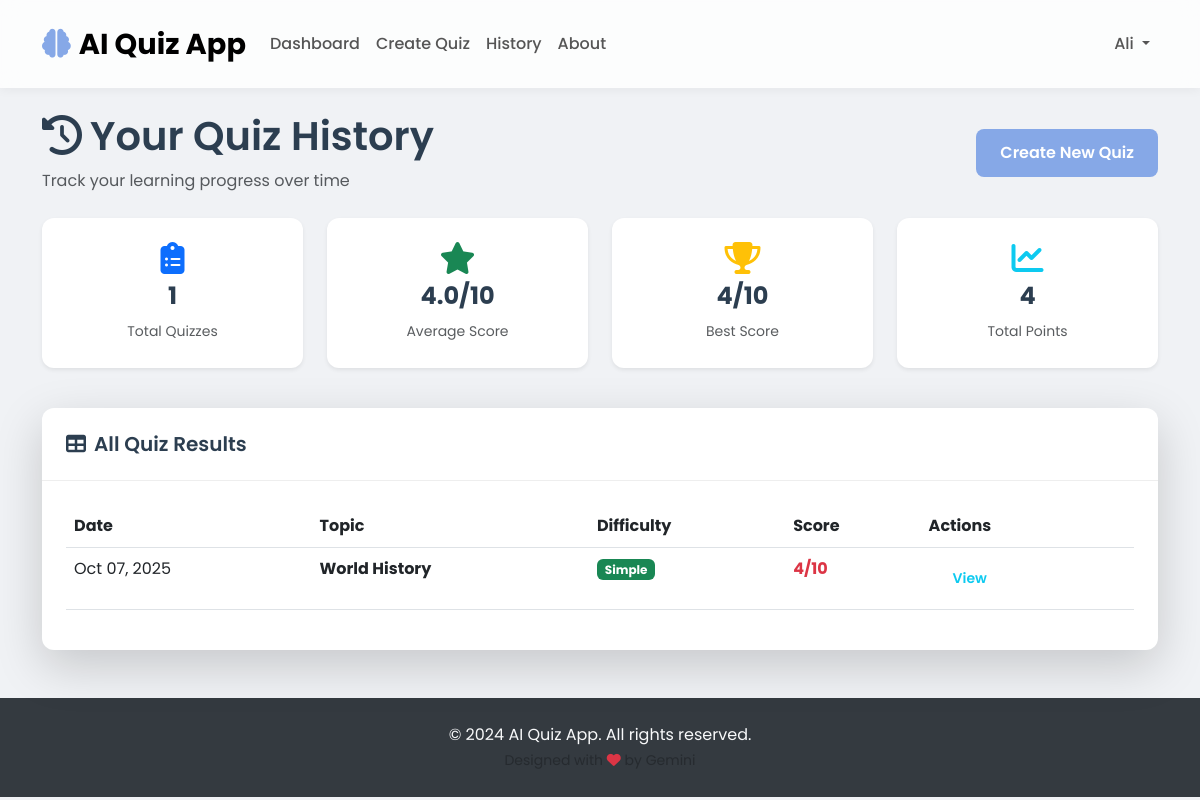
Screenshot of /quiz/history (signed in) with the database file from the repository.
### models.py (models this page shows, shortened)
class User(UserMixin, db.Model):
    __tablename__ = 'users'
    id = db.Column(db.Integer, primary_key=True)
    username = db.Column(db.String(80), unique=True, nullable=False)
    email = db.Column(db.String(120), unique=True, nullable=False)
    password_hash = db.Column(db.String(255), nullable=False)
    created_at = db.Column(db.DateTime, default=datetime.utcnow)
    results = db.relationship('QuizResult', backref='user', lazy=True)

class QuizResult(db.Model):
    __tablename__ = 'quiz_results'
    id = db.Column(db.Integer, primary_key=True)
    user_id = db.Column(db.Integer, db.ForeignKey('users.id'), nullable=False)
    quiz_id = db.Column(db.Integer, db.ForeignKey('quizzes.id'), nullable=False)
    score = db.Column(db.Integer, nullable=False)
    user_answers = db.Column(db.JSON, nullable=False)  # Store user's answers as JSON
    taken_at = db.Column(db.DateTime, default=datetime.utcnow)

class Quiz(db.Model):
    __tablename__ = 'quizzes'
    id = db.Column(db.Integer, primary_key=True)
    topic = db.Column(db.String(200), nullable=False)
    difficulty = db.Column(db.Enum('simple', 'medium', 'hard'), nullable=False)
    created_at = db.Column(db.DateTime, default=datetime.utcnow)
    questions = db.relationship('Question', backref='quiz', lazy=True, cascade='all, delete-orphan')
    results = db.relationship('QuizResult', backref='quiz', lazy=True)

### routes/quiz.py (the view)
@quiz_bp.route('/history')
@login_required
def quiz_history():
    results = QuizResult.query.filter_by(user_id=current_user.id)\
                             .order_by(QuizResult.taken_at.desc()).all()
    return render_template('quiz/history.html', results=results)

### templates/quiz/history.html (shortened to what this page needs)
{% extends "base.html" %}
{% block content %}
<div class="row">
    <div class="col-12">
        <div class="d-flex justify-content-between align-items-center mb-4 fade-in-up">
            <div>
                <h1><i class="fas fa-history me-2"></i>Your Quiz History</h1>
                <p class="text-muted mb-0">Track your learning progress over time</p>
            </div>
            <a href="{{ url_for('quiz.create_quiz') }}" class="btn btn-primary">Create New Quiz</a>
        </div>
    </div>
</div>
{% if results %}
    <div class="row mb-4">
        <div class="col-md-3 mb-3 fade-in-up">
            <div class="card border-0 shadow-sm h-100">
                <div class="card-body text-center">
                    <i class="fas fa-clipboard-list fa-2x text-primary mb-2"></i>
                    <h4 class="fw-bold">{{ results|length }}</h4>
                    <small class="text-muted">Total Quizzes</small>
                </div>
            </div>
        </div>
        <div class="col-md-3 mb-3 fade-in-up">
            <div class="card border-0 shadow-sm h-100">
                <div class="card-body text-center">
                    <i class="fas fa-star fa-2x text-success mb-2"></i>
                    <h4 class="fw-bold">{{ (results|map(attribute='score')|sum / results|length)|round(1) }}/10</h4>
                    <small class="text-muted">Average Score</small>
                </div>
            </div>
        </div>
        <div class="col-md-3 mb-3 fade-in-up">
            <div class="card border-0 shadow-sm h-100">
                <div class="card-body text-center">
                    <i class="fas fa-trophy fa-2x text-warning mb-2"></i>
                    <h4 class="fw-bold">{{ results|map(attribute='score')|max }}/10</h4>
                    <small class="text-muted">Best Score</small>
                </div>
            </div>
        </div>
        <div class="col-md-3 mb-3 fade-in-up">
            <div class="card border-0 shadow-sm h-100">
                <div class="card-body text-center">
                    <i class="fas fa-chart-line fa-2x text-info mb-2"></i>
                    <h4 class="fw-bold">{{ results|map(attribute='score')|sum }}</h4>
                    <small class="text-muted">Total Points</small>
                </div>
            </div>
        </div>
    </div>
    <div class="card border-0 shadow-lg fade-in-up">
        <div class="card-header bg-transparent">
            <h5 class="mb-0"><i class="fas fa-table me-2"></i>All Quiz Results</h5>
        </div>
        <div class="card-body">
            <div class="table-responsive">
                <table class="table table-hover">
                    <thead>
                        <tr>
                            <th>Date</th>
                            <th>Topic</th>
                            <th>Difficulty</th>
                            <th>Score</th>
                            <th>Actions</th>
                        </tr>
                    </thead>
                    <tbody>
                        {% for result in results %}
                        <tr>
                            <td>{{ result.taken_at.strftime('%b %d, %Y') }}</td>
                            <td><strong>{{ result.quiz.topic }}</strong></td>
                            <td>
                                <span class="badge bg-{{ 'success' if result.quiz.difficulty == 'simple' else 'warning' if result.quiz.difficulty == 'medium' else 'danger' }}">
                                    {{ result.quiz.difficulty.title() }}
                                </span>
                            </td>
                            <td>
                                <strong class="text-{{ 'success' if result.score >= 7 else 'warning' if result.score >= 5 else 'danger' }}">
                                    {{ result.score }}/10
                                </strong>
                            </td>
                            <td>
                                <a href="{{ url_for('quiz.view_results', result_id=result.id) }}" class="btn btn-sm btn-outline-info">View</a>
                            </td>
                        </tr>
                        {% endfor %}
                    </tbody>
                </table>
            </div>
        </div>
    </div>
{% endif %}
{% endblock %}

### templates/base.html (shortened to what this page needs)
<!DOCTYPE html>
<html lang="en">
<head>
    <link href="https://cdn.jsdelivr.net/npm/bootstrap@5.3.0/dist/css/bootstrap.min.css" rel="stylesheet">
    <link href="https://cdnjs.cloudflare.com/ajax/libs/font-awesome/6.4.0/css/all.min.css" rel="stylesheet">
    <link href="{{ url_for('static', filename='css/modern.css') }}" rel="stylesheet">
</head>
<body>
    <nav class="navbar navbar-expand-lg navbar-light">
        <div class="container">
            <a class="navbar-brand" href="{{ url_for('main.index') }}">
                <i class="fas fa-brain me-2"></i>AI Quiz App
            </a>
            <div class="collapse navbar-collapse" id="navbarNav">
                <ul class="navbar-nav me-auto">
                    {% if current_user.is_authenticated %}
                        <li class="nav-item">
                            <a class="nav-link" href="{{ url_for('main.dashboard') }}">Dashboard</a>
                        </li>
                        <li class="nav-item">
                            <a class="nav-link" href="{{ url_for('quiz.create_quiz') }}">Create Quiz</a>
                        </li>
                        <li class="nav-item">
                            <a class="nav-link" href="{{ url_for('quiz.quiz_history') }}">History</a>
                        </li>
                    {% endif %}
                    <li class="nav-item">
                        <a class="nav-link" href="{{ url_for('main.about') }}">About</a>
                    </li>
                </ul>
                <ul class="navbar-nav">
                    {% if current_user.is_authenticated %}
                        <li class="nav-item dropdown">
                            <a class="nav-link dropdown-toggle" href="#" id="navbarDropdown" role="button" data-bs-toggle="dropdown">
                                {{ current_user.username }}
                            </a>
                        </li>
                    {% endif %}
                </ul>
            </div>
        </div>
    </nav>
    <main class="container my-4">
        {% block content %}{% endblock %}
    </main>
    <footer class="py-4 mt-5">
        <div class="container text-center">
            <p class="mb-0">&copy; 2024 AI Quiz App. All rights reserved.</p>
            <small class="text-muted">Designed with <i class="fas fa-heart text-danger"></i> by Gemini</small>
        </div>
    </footer>
</body>
</html>

### static/css/modern.css (style rules this page uses)
:root { --primary-color: #86A8E7; --secondary-color: #91EAE4; --background-color: #f0f2f5; --card-background: #ffffff; --text-color: #333; --heading-color: #2c3e50; --border-radius: 12px; --shadow: 0 4px 20px rgba(0, 0, 0, 0.08); --gradient: linear-gradient(135deg, #7F7FD5, #86A8E7, #91EAE4); }
body { font-family: 'Poppins', sans-serif; background-color: var(--background-color); color: var(--text-color); line-height: 1.6; }
h1, h2, h3, h4, h5, h6 { font-weight: 600; color: var(--heading-color); }
a { color: var(--primary-color); text-decoration: none; transition: color 0.3s ease; }
.navbar { background-color: rgba(255, 255, 255, 0.8); backdrop-filter: blur(10px); box-shadow: 0 2px 10px rgba(0, 0, 0, 0.05); padding: 1rem 0; }
.navbar-brand { font-weight: 700; font-size: 1.8rem; }
.navbar-brand .fa-brain { color: var(--primary-color); }
.nav-link { font-weight: 500; color: #555; transition: color 0.3s ease; }
.btn { border-radius: 8px; padding: 12px 24px; font-weight: 600; border: none; transition: all 0.3s ease; }
.btn-primary { background-color: var(--primary-color); color: white; }
.card { background-color: var(--card-background); border: none; border-radius: var(--border-radius); box-shadow: var(--shadow); transition: transform 0.3s ease, box-shadow 0.3s ease; }
.card-header { background-color: transparent; border-bottom: 1px solid #eee; font-weight: 600; padding: 1.5rem; }
.card-body { padding: 1.5rem; }
footer { background-color: #343a40; color: #f8f9fa; padding: 2rem 0; margin-top: 4rem; }

### rows the page displays
User: username "Ali"
QuizResult: taken_at "Oct 07, 2025", quiz.topic "World History", quiz.difficulty "Simple", score "4"

### other values shown
{{ results|length }} "1"
{{ (results|map(attribute='score')|sum / results|length)|round(1) }} "4.0"
{{ results|map(attribute='score')|max }} "4"
{{ results|map(attribute='score')|sum }} "4"
